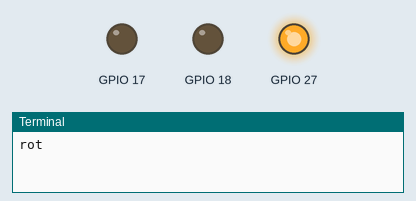
Simulated run of this program. Board: Raspberry Pi (BCM pin numbers). Parts: output pins drawn as LEDs (lit = HIGH), the last lines printed to the terminal. At 31.0 s the program stops and its outputs stay as they are.

Above: at 0.1 s.
At 10.1 s:
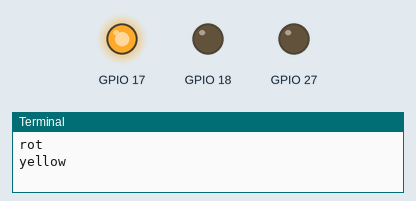
At 16.1 s:
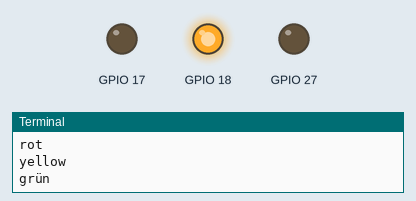
At 31.1 s:
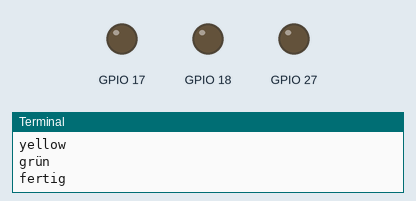
Timing chart, 0 to 32.5 s (numbered marks = the images above):
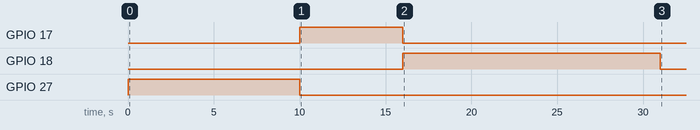

The program:

ampel_LED.py
```python
import RPi.GPIO as GPIO
import time
GPIO.setmode(GPIO.BCM)
GPIO.setwarnings(False)
#green = 18
GPIO.setup(18, GPIO.OUT)
#yellow = 17
GPIO.setup(17, GPIO.OUT)
#red = 27
GPIO.setup(27, GPIO.OUT)

### Ampel Schaltung
print("rot")
GPIO.output(27, GPIO.HIGH)
time.sleep(10)
print("yellow")
GPIO.output(27, GPIO.LOW)
GPIO.output(17, GPIO.HIGH)
time.sleep(6)
print("grün")
GPIO.output(17, GPIO.LOW)
GPIO.output(18, GPIO.HIGH)
time.sleep(15)
print("fertig")
GPIO.output(18, GPIO.LOW)
```

Measured:
- by itself, GPIO 17: LOW → HIGH at 10.0 s, → LOW 6.0 s later
- by itself, GPIO 18: LOW → HIGH at 16.0 s, → LOW 15.0 s later
- by itself, GPIO 27: LOW → HIGH at 0.00 s, → LOW 10.0 s later
